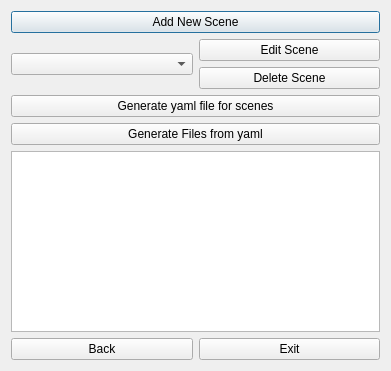
<?xml version="1.0" encoding="UTF-8"?>
<ui version="4.0">
 <class>SceneSelect</class>
 <widget class="QDialog" name="SceneSelect">
  <property name="geometry">
   <rect>
    <x>0</x>
    <y>0</y>
    <width>391</width>
    <height>371</height>
   </rect>
  </property>
  <property name="windowTitle">
   <string>Dialog</string>
  </property>
  <layout class="QVBoxLayout" name="verticalLayout_3">
   <item>
    <layout class="QVBoxLayout" name="verticalLayout">
     <item>
      <widget class="QPushButton" name="add_scene">
       <property name="text">
        <string>Add New Scene</string>
       </property>
      </widget>
     </item>
     <item>
      <layout class="QHBoxLayout" name="horizontalLayout">
       <item>
        <layout class="QHBoxLayout" name="horizontalLayout_2">
         <item>
          <widget class="QComboBox" name="scene_list"/>
         </item>
         <item>
          <layout class="QVBoxLayout" name="verticalLayout_2">
           <item>
            <widget class="QPushButton" name="edit_scene">
             <property name="text">
              <string>Edit Scene</string>
             </property>
            </widget>
           </item>
           <item>
            <widget class="QPushButton" name="delete_scene">
             <property name="text">
              <string>Delete Scene</string>
             </property>
            </widget>
           </item>
          </layout>
         </item>
        </layout>
       </item>
      </layout>
     </item>
     <item>
      <layout class="QHBoxLayout" name="horizontalLayout_3"/>
     </item>
     <item>
      <widget class="QPushButton" name="generate_yaml">
       <property name="text">
        <string>Generate yaml file for scenes</string>
       </property>
      </widget>
     </item>
     <item>
      <widget class="QPushButton" name="generate_files">
       <property name="text">
        <string>Generate Files from yaml</string>
       </property>
      </widget>
     </item>
     <item>
      <widget class="QTextBrowser" name="error_workcell"/>
     </item>
     <item>
      <layout class="QHBoxLayout" name="horizontalLayout_4">
       <item>
        <widget class="QPushButton" name="back">
         <property name="text">
          <string>Back</string>
         </property>
        </widget>
       </item>
       <item>
        <widget class="QPushButton" name="exit">
         <property name="text">
          <string>Exit</string>
         </property>
        </widget>
       </item>
      </layout>
     </item>
    </layout>
   </item>
  </layout>
 </widget>
 <resources/>
 <connections/>
</ui>
